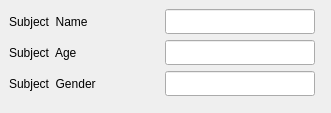
<?xml version="1.0" encoding="UTF-8"?>
<ui version="4.0">
 <class>MainWindow</class>
 <widget class="QMainWindow" name="MainWindow">
  <property name="geometry">
   <rect>
    <x>0</x>
    <y>0</y>
    <width>331</width>
    <height>113</height>
   </rect>
  </property>
  <property name="minimumSize">
   <size>
    <width>331</width>
    <height>113</height>
   </size>
  </property>
  <property name="maximumSize">
   <size>
    <width>331</width>
    <height>113</height>
   </size>
  </property>
  <property name="windowTitle">
   <string>MainWindow</string>
  </property>
  <widget class="QWidget" name="centralwidget">
   <property name="font">
    <font>
     <family>Ubuntu</family>
    </font>
   </property>
   <layout class="QVBoxLayout" name="verticalLayout">
    <item>
     <layout class="QFormLayout" name="formLayout">
      <item row="0" column="0">
       <widget class="QLabel" name="_name_lb">
        <property name="minimumSize">
         <size>
          <width>150</width>
          <height>25</height>
         </size>
        </property>
        <property name="maximumSize">
         <size>
          <width>150</width>
          <height>25</height>
         </size>
        </property>
        <property name="text">
         <string>Subject  Name</string>
        </property>
       </widget>
      </item>
      <item row="0" column="1">
       <widget class="QLineEdit" name="_name_le">
        <property name="minimumSize">
         <size>
          <width>150</width>
          <height>25</height>
         </size>
        </property>
        <property name="maximumSize">
         <size>
          <width>150</width>
          <height>25</height>
         </size>
        </property>
        <property name="focusPolicy">
         <enum>Qt::ClickFocus</enum>
        </property>
        <property name="alignment">
         <set>Qt::AlignCenter</set>
        </property>
       </widget>
      </item>
      <item row="1" column="0">
       <widget class="QLabel" name="_age_lb">
        <property name="minimumSize">
         <size>
          <width>150</width>
          <height>25</height>
         </size>
        </property>
        <property name="maximumSize">
         <size>
          <width>150</width>
          <height>25</height>
         </size>
        </property>
        <property name="text">
         <string>Subject  Age</string>
        </property>
       </widget>
      </item>
      <item row="1" column="1">
       <widget class="QLineEdit" name="_age_le">
        <property name="minimumSize">
         <size>
          <width>150</width>
          <height>25</height>
         </size>
        </property>
        <property name="maximumSize">
         <size>
          <width>150</width>
          <height>25</height>
         </size>
        </property>
        <property name="focusPolicy">
         <enum>Qt::ClickFocus</enum>
        </property>
        <property name="alignment">
         <set>Qt::AlignCenter</set>
        </property>
       </widget>
      </item>
      <item row="2" column="0">
       <widget class="QLabel" name="_gender_lb">
        <property name="minimumSize">
         <size>
          <width>150</width>
          <height>25</height>
         </size>
        </property>
        <property name="maximumSize">
         <size>
          <width>150</width>
          <height>25</height>
         </size>
        </property>
        <property name="text">
         <string>Subject  Gender</string>
        </property>
       </widget>
      </item>
      <item row="2" column="1">
       <widget class="QLineEdit" name="_gender_le">
        <property name="minimumSize">
         <size>
          <width>150</width>
          <height>25</height>
         </size>
        </property>
        <property name="maximumSize">
         <size>
          <width>150</width>
          <height>25</height>
         </size>
        </property>
        <property name="focusPolicy">
         <enum>Qt::ClickFocus</enum>
        </property>
        <property name="alignment">
         <set>Qt::AlignCenter</set>
        </property>
       </widget>
      </item>
     </layout>
    </item>
   </layout>
  </widget>
 </widget>
 <resources/>
 <connections/>
</ui>
